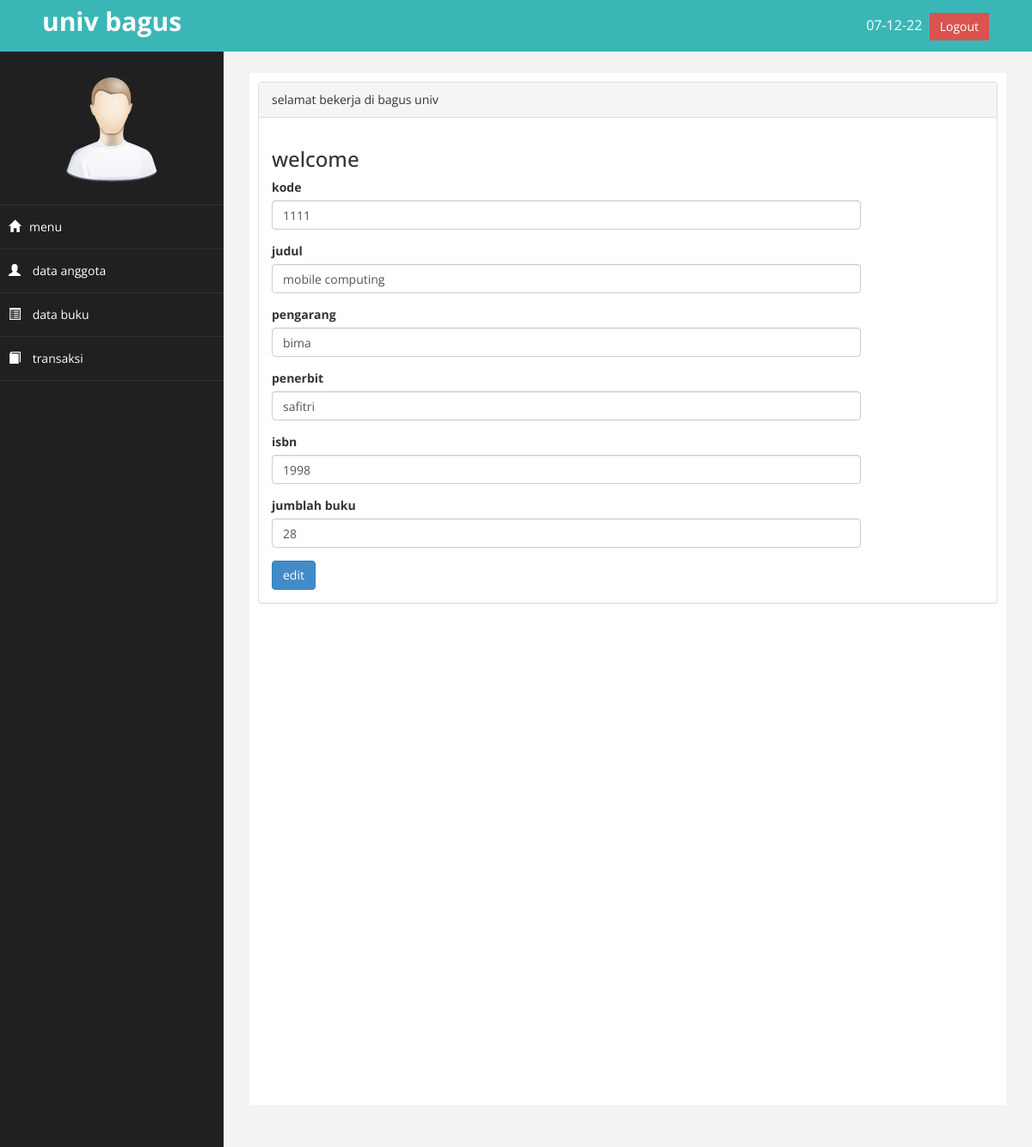
Page /tugas/index.php?page=buku&aksi=ubah&id=1111 on the committed database.
### tables this page shows
CREATE TABLE `db_buku` (
  `kode` int(30) NOT NULL,
  `judul` varchar(30) NOT NULL,
  `pengarang` varchar(30) NOT NULL,
  `penerbit` varchar(30) NOT NULL,
  `isbn` int(30) NOT NULL,
  `jumblah_buku` int(30) NOT NULL,
  `aksi` int(15) NOT NULL
);

### tugas/page/buku/ubah.php (the view, shortened to what this page needs)
<?php
$kode2=$_GET['id'];
$sql= $koneksi->query ("select *from db_buku where kode ='$kode2'");
$tampil=$sql ->fetch_assoc();
?>
 <div class="panel panel-default">
 <div class="panel-heading">
     <div id="runningtext">
        <marquee behavior="scroll" scrollamount="3" onmouseover="this.stop();" onmouseout="this.start();" direction="left">
            selamat bekerja di bagus univ
        </marquee>
        </div>
    </div>
 <div class="panel-body">
                            <div class="row">
                                <div class="col-md-10">
                                    <h3>welcome</h3>
                                    <form method="POST" >
                                        <div class="form-group">
                                            <label>kode</label>
                                            <input class="form-control" name="kode" value="<?php echo $tampil ['kode'] ?>" />
                                        </div>
                                        <div class="form-group">
                                            <label>judul</label>
                                            <input class="form-control" name="judul" value="<?php echo $tampil['judul'];?>"/>
                                        </div>
                                        <div class="form-group">
                                            <label>pengarang</label>
                                            <input class="form-control" name="pengarang" value="<?php echo $tampil ['pengarang'] ?>"/>
                                        </div>
                                        <div class="form-group">
                                            <label>penerbit</label>
                                            <input class="form-control" name="penerbit" value="<?php echo $tampil ['penerbit'] ?>"/>
                                        </div>
                                        <div class="form-group">
                                            <label>isbn</label>
                                            <input class="form-control" name="isbn" value="<?php echo $tampil ['isbn'] ?>"/>
                                        </div>
                                        <div class="form-group">
                                            <label>jumblah buku</label>
                                            <input class="form-control" name="jumblah_buku" value="<?php echo $tampil ['jumblah_buku'] ?>" />
                                        </div>
                                      <div>
                                          <input type="submit" name="simpan" value="edit" class="btn btn-primary">
                                      </div>
                                    </form>
                                </div>
                            </div>
 </div>
 </div>
 </div>

### tugas/assets/css/custom.css (style rules this page uses)
body { font-family: 'Open Sans', sans-serif; }

### rows in the picture
db_buku: kode "1111", judul "mobile computing", pengarang "bima", penerbit "safitri", isbn "1998", jumblah_buku "28"
